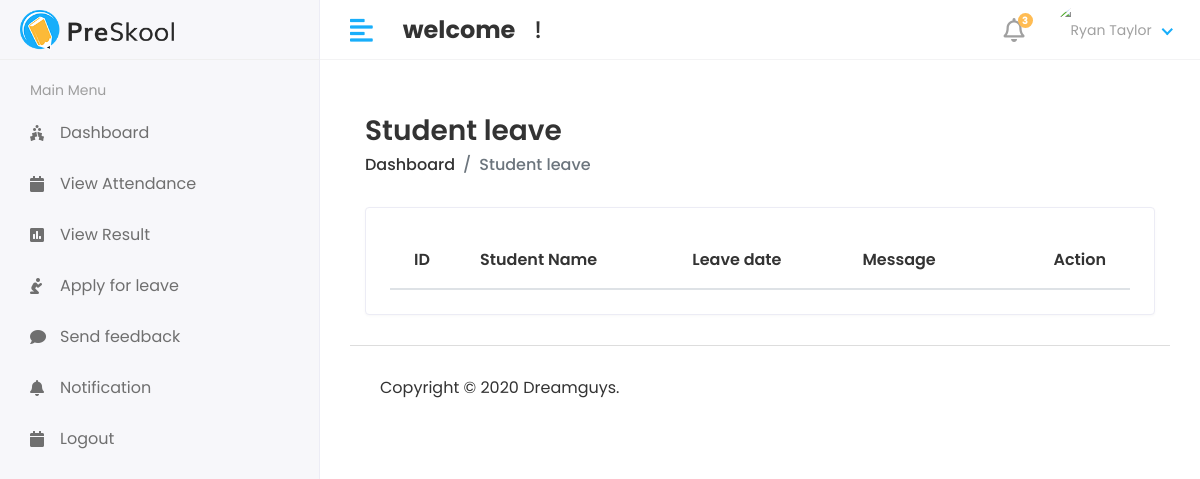
/Hod/student/leave_view, run on an earlier commit of the app's database.
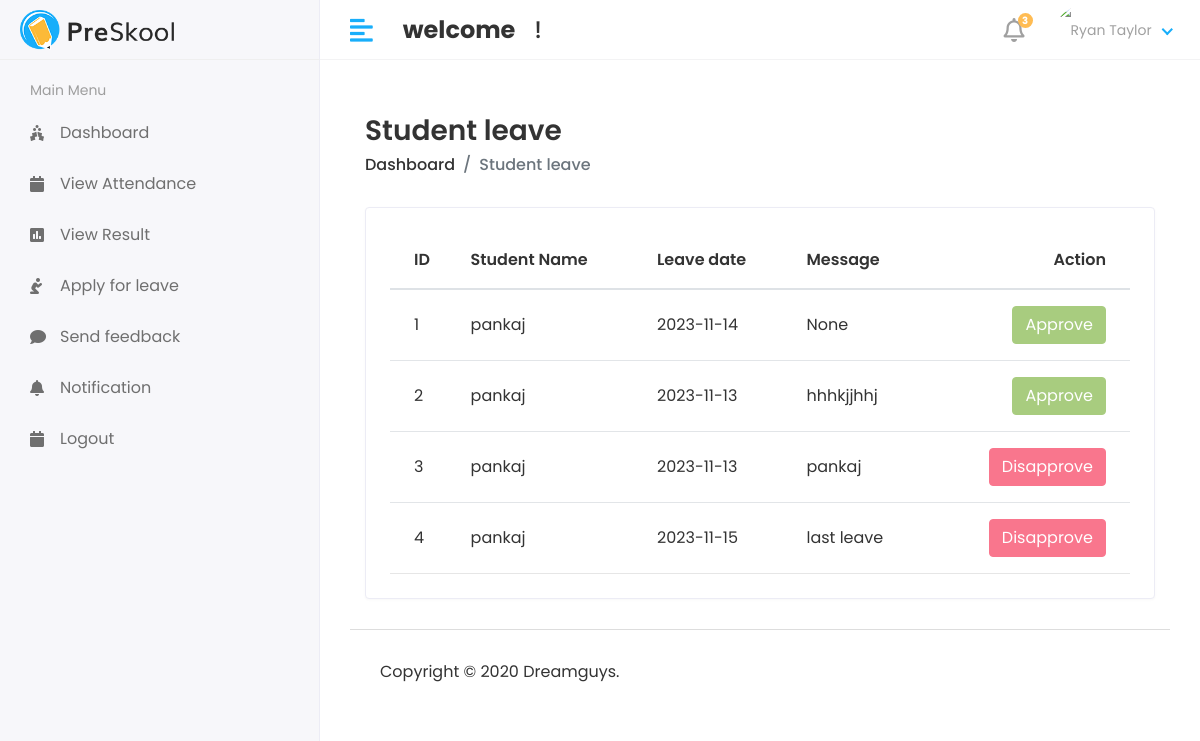
And on a later commit of the database.
### api/models.py (models this page shows, shortened)
class Student_leave(models.Model):
    student_id = models.ForeignKey(Student, on_delete=models.CASCADE)
    date = models.CharField(max_length=200)
    message = models.TextField(null=True,blank=True)
    status = models.IntegerField(default=0)
    created_at = models.DateTimeField(auto_now_add=True)
    updated_at = models.DateTimeField(auto_now=True)

class Student(models.Model):
    admin = models.OneToOneField(user1, on_delete=models.CASCADE)
    address = models.TextField()
    gender = models.CharField(max_length=100)
    course_id = models.ForeignKey(Course, on_delete=models.DO_NOTHING)
    session_year_id = models.ForeignKey(Session_year, on_delete=models.DO_NOTHING)
    created_at = models.DateTimeField(auto_now_add=True)
    updated_at = models.DateTimeField(auto_now=True)

class user1(AbstractUser):
    USER = (
        (1, 'HOD'),
        (2, 'STAFF'),
        (3, 'STUDENT'),
    )
    user_type = models.CharField(choices=USER, max_length=50, default=1)
    profile_pic = models.ImageField(upload_to='media/profile_pic')

### student/Hod_views.py (the view)
# urls.py: path('Hod/student/leave_view',Hod_views.student_leave_view, name='student_leave_view'),
def student_leave_view(request):
    student_leave = Student_leave.objects.all()
    context = {
        'student_leave': student_leave
    }
    return render(request, 'Hod/student_leave.html', context)

### templates/Hod/student_leave.html (shortened to what this page needs)
{% extends 'base.html' %}
{% block content %}
{% load static %}
            <div class="content container-fluid">
               <div class="page-header">
                  <div class="row align-items-center">
                     <div class="col">
                        <h3 class="page-title">Student leave</h3>
                        <ul class="breadcrumb">
                           <li class="breadcrumb-item"><a href="index.html">Dashboard</a></li>
                           <li class="breadcrumb-item active">Student leave</li>
                        </ul>
                     </div>
                  </div>
               </div>
               <div class="row">
                  <div class="col-sm-12">
                     <div class="card card-table">
                        <div class="card-body">
                           <div class="table-responsive">
                              <table  id="table_id" class="table table-hover table-center mb-0 datatable">
                                 <thead>
                                    <tr>
                                       <th>ID</th>
                                       <th>Student Name</th>
                                       <th>Leave date</th>
                                       <th>Message</th>
                                       <th class="text-right">Action</th>
                                    </tr>
                                 </thead>
                                 <tbody>
                                 {% for i in student_leave %}
                                    <tr>
                                       <td>{{i.id}}</td>
                                        <td>{{i.student_id.admin.first_name}}</td>
                                       <td>{{i.date}}</td>
                                       <td>{{i.message}}</td>
                                       <td class="text-right">
                                          <div class="actions">
                                             {% if i.status == 0 %}
                                             <a href="{%url 'student_approve_leave' i.id %}" class="btn btn-success">Approve</a>
                                             <a href="{%url 'student_disapprove_leave' i.id %}" class="btn btn-danger">Disapprove</a>
                                             {% elif i.status == 1 %}
                                             <button class="btn btn-success" disabled="disabled">Approve </button>
                                             {% else %}
                                             <button class="btn btn-danger" disabled="disabled">Disapprove </button>
                                             {% endif %}
                                          </div>
                                       </td>
                                    </tr>
                                    <tr>
                                  {% endfor %}
                                 </tbody>
                              </table>
                           </div>
                        </div>
                     </div>
                  </div>
               </div>
            </div>
{% endblock %}

What changed in the data, as far as the page shows it:
added Student_leave: id "1", student_id.admin.first_name "pankaj", date "2023-11-14", message "None", status "Approve"
added Student_leave: id "2", student_id.admin.first_name "pankaj", date "2023-11-13", message "hhhkjjhhj", status "Approve"
added Student_leave: id "3", student_id.admin.first_name "pankaj", date "2023-11-13", message "pankaj", status "Disapprove"
added Student_leave: id "4", student_id.admin.first_name "pankaj", date "2023-11-15", message "last leave", status "Disapprove"
